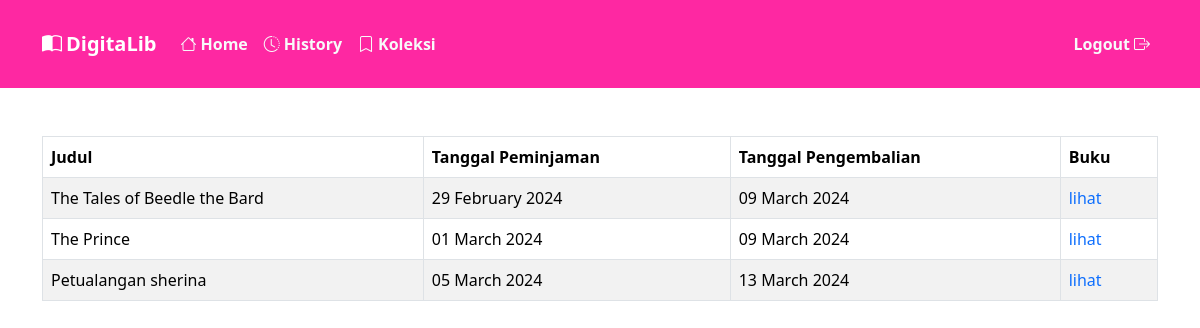
/peminjam/index.php?page=list-pinjaman (signed in), run on the app's committed database.
### tables this page shows
CREATE TABLE `peminjaman` (
  `PeminjamanID` int(11) NOT NULL,
  `UserID` int(11) NOT NULL,
  `BukuID` int(11) NOT NULL,
  `TanggalPeminjaman` date NOT NULL,
  `TanggalPengembalian` date NOT NULL,
  `StatusPeminjaman` varchar(50) NOT NULL
);

CREATE TABLE `buku` (
  `BukuID` int(11) NOT NULL,
  `Judul` varchar(255) NOT NULL,
  `Penulis` varchar(255) NOT NULL,
  `Penerbit` varchar(255) NOT NULL,
  `TahunTerbit` int(11) NOT NULL,
  `Deskripsi` text NOT NULL,
  `File` text NOT NULL
);

### connection.php (called while the page is built, shortened)
<?php
class Connection {
    public function __construct(){
        $this->conn = mysqli_connect('localhost', 'root', '', 'db_perpusku');
    }
}

### peminjam/action.php (called while the page is built, shortened)
<?php
require_once '../Connection.php';
Class Peminjam extends Connection {
    public function getBuku($id){
        $query = mysqli_query($this->conn, "SELECT * FROM peminjaman LEFT JOIN user ON user.UserID = peminjaman.UserID LEFT JOIN buku ON buku.BukuID = peminjaman.BukuID WHERE peminjaman.UserID = '$id' ");
        $rows = [];
        while($result = mysqli_fetch_assoc($query)){
            $rows[] = $result;
        }
        return $rows;
    }
}

### peminjam/list-pinjaman.php (the view, shortened to what this page needs)
<?php
    $result = $data->getBuku($_SESSION["login"]["UserID"]);
?>
<table id="table" class="table table-bordered table-striped table-hover js-basic-example dataTable">
<thead>
    <tr>
    <th>Judul</th>
    <th>Tanggal Peminjaman</th>
    <th>Tanggal Pengembalian</th>
    <th>Buku</th>
    </tr>
</thead>
<tbody>
    <?php foreach($result as $row):  ?>
    <tr>
        <td><?= $row["Judul"] ?></td>
        <td><?= date('d F Y', strtotime($row["TanggalPeminjaman"])) ?></td>
        <td><?= date('d F Y', strtotime($row["TanggalPengembalian"])) ?></td>
        <td><a href="../book/<?= $row['File'] ?>" class="text-decoration-none" target="_blank">lihat</a></td>
    </tr>
    <?php endforeach; ?>
</tbody>
</table>

### data on the page
peminjaman: BukuID.Judul "The Tales of Beedle the Bard", TanggalPeminjaman "29 February 2024", TanggalPengembalian "09 March 2024"
peminjaman: BukuID.Judul "The Prince", TanggalPeminjaman "01 March 2024", TanggalPengembalian "09 March 2024"
peminjaman: BukuID.Judul "Petualangan sherina", TanggalPeminjaman "05 March 2024", TanggalPengembalian "13 March 2024"
